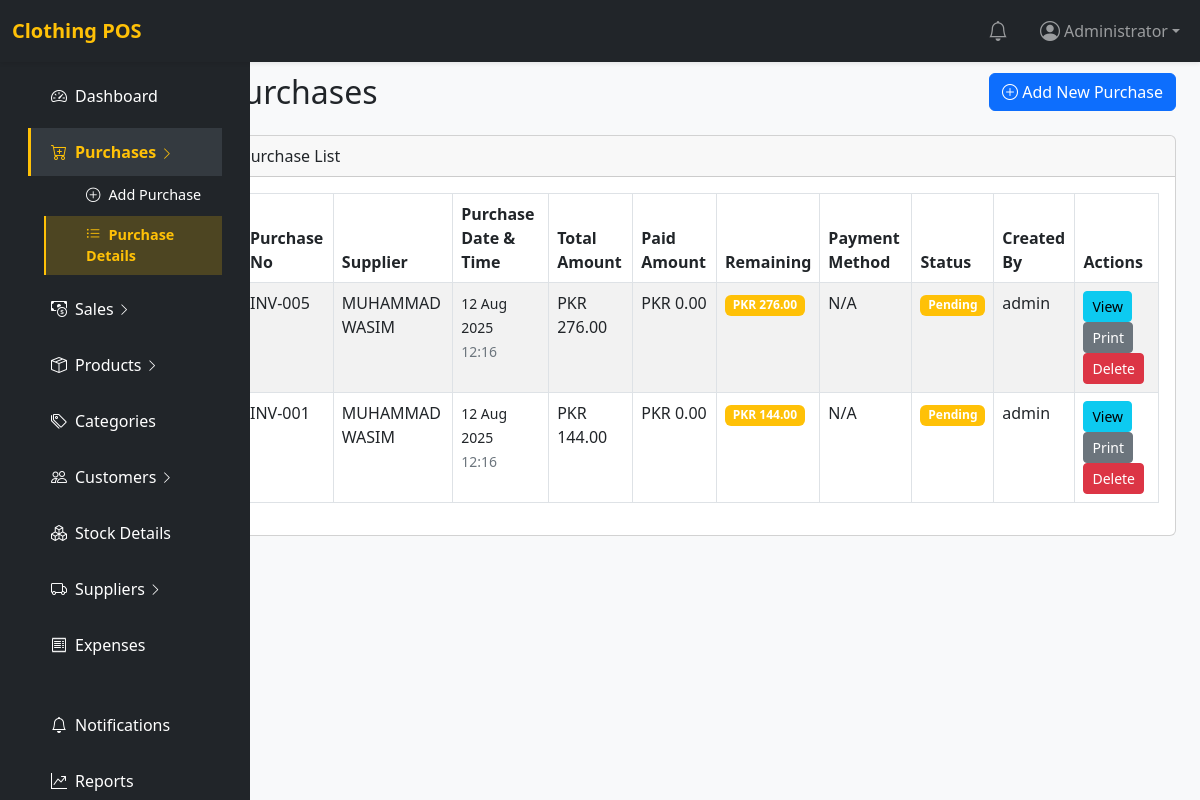
The app's page /purchases.php (signed in), older data.
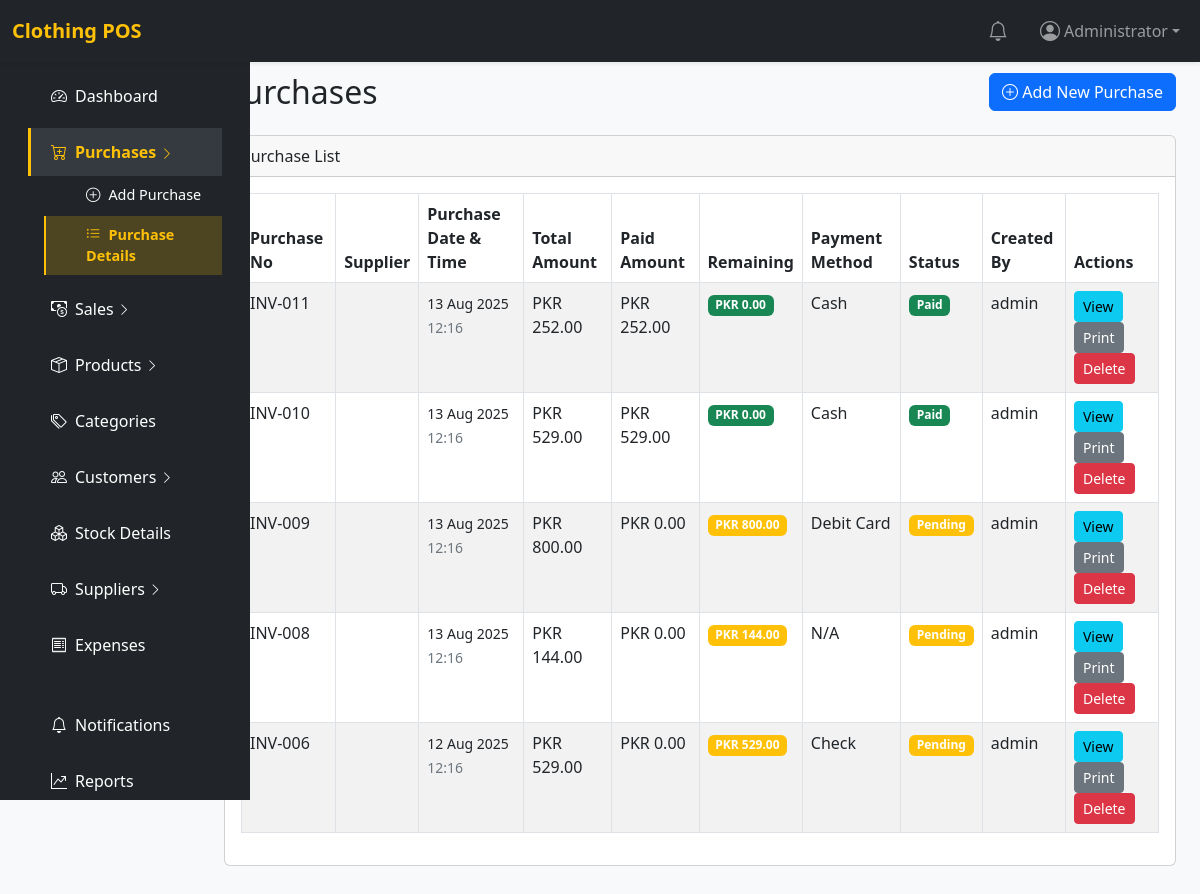
The same page, newer data.
### tables this page shows
CREATE TABLE `purchase` (
  `id` int(11) NOT NULL,
  `supplier_id` int(11) NOT NULL,
  `after_discount_purchase` decimal(15,2) NOT NULL,
  `purchase_date` date NOT NULL,
  `purchase_no` varchar(50) DEFAULT NULL,
  `subtotal` decimal(15,2) NOT NULL DEFAULT 0.00,
  `discount` decimal(15,2) NOT NULL DEFAULT 0.00,
  `total_amount` decimal(15,2) NOT NULL DEFAULT 0.00,
  `paid_amount` decimal(15,2) NOT NULL DEFAULT 0.00,
  `due_amount` decimal(15,2) NOT NULL DEFAULT 0.00,
  `payment_method_id` int(11) DEFAULT NULL,
  `notes` text DEFAULT NULL,
  `status` enum('pending','completed','cancelled') NOT NULL DEFAULT 'pending',
  `created_by` int(11) DEFAULT NULL,
  `created_at` timestamp NOT NULL DEFAULT current_timestamp()
);

CREATE TABLE `supplier` (
  `id` int(11) NOT NULL,
  `supplier_name` varchar(255) NOT NULL,
  `supplier_contact` text NOT NULL,
  `supplier_open_balance` decimal(15,2) NOT NULL DEFAULT 0.00,
  `supplier_address` varchar(255) NOT NULL,
  `supplier_email` varchar(100) DEFAULT NULL,
  `status` tinyint(1) NOT NULL DEFAULT 1,
  `created_at` timestamp NOT NULL DEFAULT current_timestamp(),
  `opening_balance` decimal(10,2) DEFAULT 0.00
);

CREATE TABLE `system_users` (
  `id` int(11) NOT NULL,
  `role_id` int(11) NOT NULL,
  `status` int(11) NOT NULL DEFAULT 1,
  `name` varchar(100) NOT NULL,
  `username` varchar(50) NOT NULL,
  `email` varchar(50) NOT NULL,
  `password` varchar(100) NOT NULL,
  `contact` varchar(50) NOT NULL,
  `image` varchar(255) DEFAULT NULL,
  `address` varchar(255) NOT NULL,
  `signupdate` date NOT NULL,
  `last_login` timestamp NULL DEFAULT NULL
);

CREATE TABLE `payment_method` (
  `id` int(11) NOT NULL,
  `method` varchar(100) NOT NULL,
  `status` tinyint(1) NOT NULL DEFAULT 1,
  `created_at` timestamp NOT NULL DEFAULT current_timestamp()
);

### purchases.php (the view, shortened to what the changed rows need)
<?php
require_once 'includes/config.php';
$purchases = $pdo->query("SELECT p.*, s.supplier_name, u.username AS created_by_name FROM purchase p LEFT JOIN supplier s ON p.supplier_id = s.id LEFT JOIN system_users u ON p.created_by = u.id ORDER BY p.id DESC")->fetchAll(PDO::FETCH_ASSOC);
include 'includes/header.php';
?>
<div class="container-fluid">
    <div class="row">
        <?php include 'includes/sidebar.php'; ?>
        <main class="col-md-10 ms-sm-auto px-4 py-5" 5" style="margin-top: 25px;">
            <div class="d-flex justify-content-between align-items-center mb-4">
                <h2 class="mb-0">Purchases</h2>
            </div>
            <div class="card">
                <div class="card-body table-responsive">
                    <table class="table table-bordered table-striped">
                        <thead>
                            <tr>
                                <th>Purchase No</th>
                                <th>Supplier</th>
                                <th>Purchase Date & Time</th>
                                <th>Total Amount</th>
                                <th>Paid Amount</th>
                                <th>Remaining</th>
                                <th>Payment Method</th>
                                <th>Status</th>
                                <th>Created By</th>
                                <th>Actions</th>
                            </tr>
                        </thead>
                        <tbody>
                            <?php foreach ($purchases as $purchase): ?>
                                <tr>
                                    <td><?= htmlspecialchars($purchase['purchase_no']) ?></td>
                                    <td><?= htmlspecialchars($purchase['supplier_name']) ?></td>
                                    <td>
                                        <small>
                                            <?php if ($purchase['purchase_date']): ?>
                                                <?= date('d M Y', strtotime($purchase['purchase_date'])) ?><br>
                                                <span class="text-secondary"><?= date('H:i') ?></span>
                                            <?php else: ?>
                                                <span class="text-secondary">N/A</span>
                                            <?php endif; ?>
                                        </small>
                                    </td>
                                    <td>PKR <?= number_format($purchase['total_amount'], 2) ?></td>
                                    <td>PKR <?= number_format($purchase['paid_amount'], 2) ?></td>
                                    <td>
                                        <span class="badge <?= $purchase['due_amount'] > 0 ? 'bg-warning' : 'bg-success' ?>">
                                            PKR <?= number_format($purchase['due_amount'], 2) ?>
                                        </span>
                                    </td>
                                    <td>
                                        <?php
                                        if ($purchase['payment_method_id']) {
                                            $stmt = $pdo->prepare("SELECT method FROM payment_method WHERE id = ?");
                                            $stmt->execute([$purchase['payment_method_id']]);
                                            $method = $stmt->fetch(PDO::FETCH_ASSOC);
                                            echo htmlspecialchars($method['method'] ?? 'N/A');
                                        } else {
                                            echo 'N/A';
                                        }
                                        ?>
                                    </td>
                                    <td>
                                        <span class="badge <?= $purchase['due_amount'] > 0 ? 'bg-warning' : 'bg-success' ?>">
                                            <?= $purchase['due_amount'] > 0 ? 'Pending' : 'Paid' ?>
                                        </span>
                                    </td>
                                    <td><?= htmlspecialchars($purchase['created_by_name']) ?></td>
                                    <td>
                                        <a href="purchase_details.php?id=<?= $purchase['id'] ?>" class="btn btn-sm btn-info">View</a>
                                        <a href="print_purchase.php?id=<?= $purchase['id'] ?>" class="btn btn-sm btn-secondary" target="_blank">Print</a>
                                        <a href="purchases.php?delete=<?= $purchase['id'] ?>" class="btn btn-sm btn-danger" onclick="return confirm('Delete this purchase?')">Delete</a>
                                    </td>
                                </tr>
                            <?php endforeach; ?>
                        </tbody>
                    </table>
                </div>
            </div>
        </main>
    </div>
</div>
<?php include 'includes/footer.php'; ?>

Row changes from the older to the newer data that the page shows:
removed purchase: purchase_no "INV-005", supplier.supplier_name "MUHAMMAD WASIM", purchase_date "12 Aug 2025", total_amount "276.00", paid_amount "0.00", due_amount "276.00", shows "N/A", shows "Pending", system_users.username "admin"
removed purchase: purchase_no "INV-001", supplier.supplier_name "MUHAMMAD WASIM", purchase_date "12 Aug 2025", total_amount "144.00", paid_amount "0.00", due_amount "144.00", shows "N/A", shows "Pending", system_users.username "admin"
added purchase: purchase_no "INV-011", purchase_date "13 Aug 2025", total_amount "252.00", paid_amount "252.00", due_amount "0.00", payment_method.method "Cash", shows "Paid", system_users.username "admin"
added purchase: purchase_no "INV-010", purchase_date "13 Aug 2025", total_amount "529.00", paid_amount "529.00", due_amount "0.00", payment_method.method "Cash", shows "Paid", system_users.username "admin"
added purchase: purchase_no "INV-009", purchase_date "13 Aug 2025", total_amount "800.00", paid_amount "0.00", due_amount "800.00", payment_method.method "Debit Card", shows "Pending", system_users.username "admin"
added purchase: purchase_no "INV-008", purchase_date "13 Aug 2025", total_amount "144.00", paid_amount "0.00", due_amount "144.00", shows "N/A", shows "Pending", system_users.username "admin"
added purchase: purchase_no "INV-006", purchase_date "12 Aug 2025", total_amount "529.00", paid_amount "0.00", due_amount "529.00", payment_method.method "Check", shows "Pending", system_users.username "admin"
